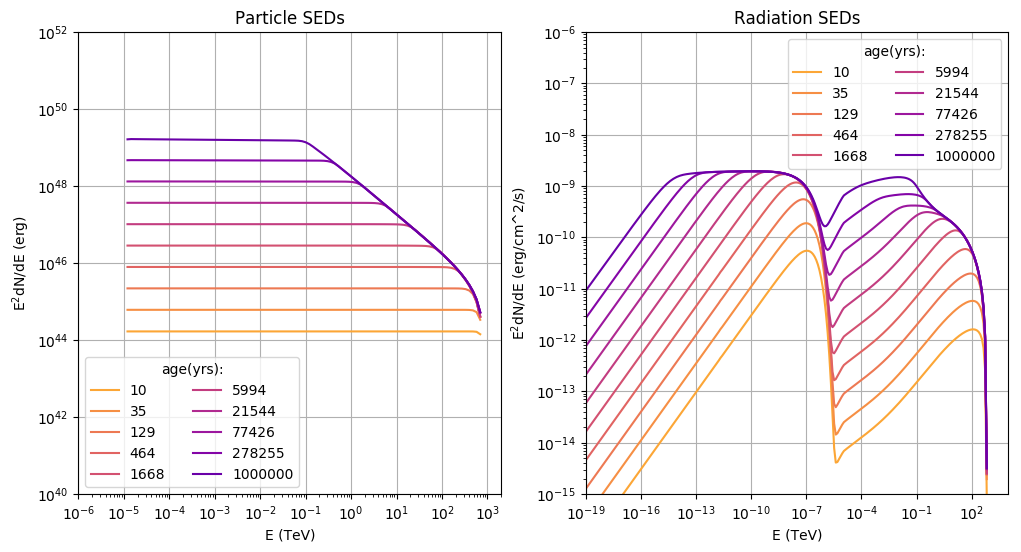

Generate this figure with Python:
#!/usr/local/bin/python

import sys
import os
sys.path.append(os.path.abspath('path/to/your/lib/directory'))
import gappa as gp
import numpy as np
import matplotlib.pyplot as plt

if __name__ == "__main__":

    fu = gp.Utils()
    fu.DrawGamera()

    bins = 500

    # define reference energy as 1 TeV
    e_ref = gp.TeV_to_erg

    '''
        example: define a power-law spectrum. Units:
        E(erg) - dN/dE (1/erg/s)
    '''
    logemin = -5; logemax = 3
    # it is good to add a margin at the upper end of the energy range. That is,
    # due to the algorithm, at the highest bins a downwards bias can occur. 
    energy_in_erg_pl = np.logspace(logemin,logemax,bins) * gp.TeV_to_erg 
    alpha_pl = 2; e_total_pl = 1e37 # erg
    power_law = (energy_in_erg_pl/e_ref)**-alpha_pl
    # renormalise to e_total_pl (integrate E*dN/dE over E)
    power_law *= e_total_pl / fu.Integrate(list(zip(energy_in_erg_pl,power_law * energy_in_erg_pl)))
    # cast into a 2D array
    power_law_spectrum = np.array(list(zip(energy_in_erg_pl,power_law)))


    fp = gp.Particles()

    '''
        define loss terms:
        - Synchrotron losses     <-> B-Field strength
        - Inverse-Compton losses <-> Radiation fields
        - Bremsstrahlung losses
    '''
    b_field = 1e-5 # Gauss
    density = 5 # 1/cm^3
    age = 1e4 # yrs
    distance = 1e3 # pc

    fp.SetBField(b_field)
    fp.SetAmbientDensity(density)

    ''' 
        the following are the parameters of the CMB
        See also the tutorial on how to set target fields in the GAMERA docu!
    '''
    t_cmb = 2.7; edens_cmb = 0.4*gp.eV_to_erg

    # set the fields in the Radiation object
    fp.AddThermalTargetPhotons(t_cmb,edens_cmb,bins)
    fp.SetCustomInjectionSpectrum(power_law_spectrum)

    # set up radiation object
    fr = gp.Radiation()
    fr.AddArbitraryTargetPhotons(fp.GetTargetPhotons()) # output from 'Particles' is in the right format to be used in 'Radiation'
    fr.SetBField(b_field)
    fr.SetAmbientDensity(density)
    fr.SetDistance(distance) # optional, in parsec. If not set or equals zero, luminosity instead of flux will be calculated


    time_steps = np.logspace(1,6,10)

    ''' 
        Calculate the electron and radiation spectrum at different time steps
    '''
    rad = []
    part = []
    for t in time_steps:
        fp.SetAge(t)
        fp.CalculateElectronSpectrum()
        
        sp = np.array(fp.GetParticleSpectrum())
        part.append(np.array(fp.GetParticleSED()))

        fr.SetElectrons(sp)
        fr.CalculateDifferentialPhotonSpectrum(np.logspace(-19,3,bins/2) * gp.TeV_to_erg)
        rad.append(np.array(fr.GetTotalSED()))
        
    


    ''' 
        Calculate the radiation spectrum from the previously calculated electron distribution
    ''' 

    #### make a plot #####
    f, (ax1, ax2) = plt.subplots(1, 2,figsize=(12,6))
    ax1.set_prop_cycle('color',plt.get_cmap('plasma_r')(np.linspace(0.2, .8, len(time_steps))))  #
    for p,t in list(zip(part,time_steps)):
        ax1.loglog(p[:,0],p[:,1],label=str(int(t)))
    ax1.set_xlabel("E (TeV)")
    ax1.set_ylabel("E"+r"$^2$"+"dN/dE (erg)")
    ax1.grid()
    ax1.legend(ncol=2,prop={'size':10},title="age(yrs):")
    ax1.set_xlim(xmin=1e-6,xmax=2e3)
    ax1.set_ylim(ymin=1e40,ymax=1e52)
    ax1.set_title("Particle SEDs")

    ax2.set_prop_cycle('color',plt.get_cmap('plasma_r')(np.linspace(0.2, .8, len(time_steps))))  #
    for r,t in list(zip(rad,time_steps)):
        ax2.loglog(r[:,0],r[:,1],label=str(int(t)))
    ax2.set_xlabel("E (TeV)")
    ax2.set_ylabel("E"+r"$^2$"+"dN/dE (erg/cm^2/s)")
    ax2.legend(ncol=2,prop={'size':10},title="age(yrs):")
    ax2.grid()
    ax2.set_xlim(xmin=1e-19,xmax=1e4)
    ax2.set_ylim(ymin=1e-15,ymax=1e-6)
    ax2.set_title("Radiation SEDs")
    f.savefig("particles_static_timeseries.png",bbox_inches='tight')
